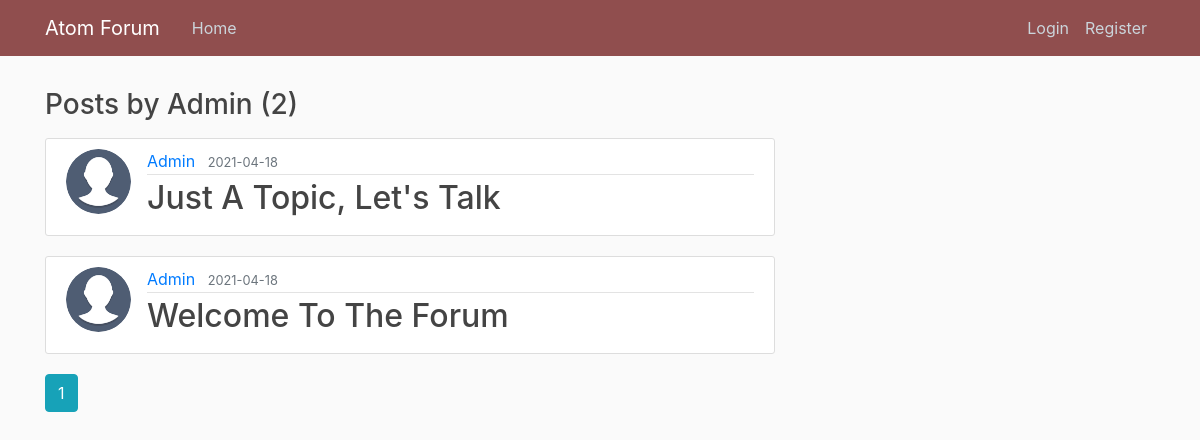
/user/Admin, run on the app's committed database.
### app/models.py (models this page shows, shortened)
class User(db.Model, UserMixin):
    id = db.Column(db.Integer, primary_key=True)
    username = db.Column(db.String(20), unique=True, nullable=False)
    email = db.Column(db.String(120), unique=True, nullable=False)
    password = db.Column(db.String(120), nullable=False)
    image_file = db.Column(db.String(20), nullable=False, default='default.jpg')
    posts=  db.relationship('Post', backref='author', lazy=True)
    comments=  db.relationship('Comment', backref='authorCom', lazy=True)

class Post(db.Model):
    id = db.Column(db.Integer, primary_key=True)
    title = db.Column(db.String(100), nullable=False)
    date_posted = db.Column(db.DateTime, nullable=False, default=datetime.utcnow)
    content = db.Column(db.Text, nullable=False)
    user_id = db.Column(db.Integer, db.ForeignKey('user.id'), nullable=False)
    comments=  db.relationship('Comment', backref='thread', lazy=True)
    category_id = db.Column(db.Integer, db.ForeignKey('category.id'), nullable=False)

### app/users/routes.py (the view)
@users.route("/user/<string:username>")
def user_posts(username):
    page = request.args.get('page', 1, type=int)
    user = User.query.filter_by(username=username).first_or_404()
    posts = Post.query.filter_by(author=user)\
        .order_by(Post.date_posted.desc())\
        .paginate(page=page, per_page=5)
    return render_template('user_posts.html', posts=posts, user=user)

### app/templates/user_posts.html
{% extends "layout.html" %}
{% block content %}
    <h3 class="mb-3">Posts by {{ user.username }} ({{ posts.total }})</h3>
    {% for post in posts.items %}
        <article class="media content-section">
          <img class="rounded-circle article-img" src="{{ url_for('static', filename='profile_pics/' + post.author.image_file) }}">
          <div class="media-body">
            <div class="article-metadata">
              <a class="mr-2" href="{{ url_for('users.account_user', userid=post.author.id) }}">{{ post.author.username }}</a>
              <small class="text-muted">{{ post.date_posted.strftime('%Y-%m-%d') }}</small>
            </div>
            <h2><a class="article-title" href="{{ url_for('posts.post', post_id=post.id) }}">{{ post.title }}</a></h2>
          </div>
        </article>
    {% endfor %}
    {% for page_num in posts.iter_pages(left_edge=1, right_edge=1, left_current=1, right_current=2) %}
      {% if page_num %}
        {% if posts.page == page_num %}
          <a class="btn btn-info mb-4" href="{{ url_for('users.user_posts', username=user.username, page=page_num) }}">{{ page_num }}</a>
        {% else %}
          <a class="btn btn-outline-info mb-4" href="{{ url_for('users.user_posts', username=user.username, page=page_num) }}">{{ page_num }}</a>
        {% endif %}
      {% else %}
        ...
      {% endif %}
    {% endfor %}
{% endblock content %}

### app/static/style/main.css (style rules this page uses)
body { background: #fafafa; color: #333333; margin-top: 5rem; }
h1, h2, h3, h4, h5, h6 { color: #444444; }
.content-section { background: #ffffff; padding: 10px 20px; border: 1px solid #dddddd; border-radius: 3px; margin-bottom: 20px; }
.article-title { color: #444444; }
.article-img { height: 65px; width: 65px; margin-right: 16px; }
.article-metadata { padding-bottom: 1px; margin-bottom: 4px; border-bottom: 1px solid #e3e3e3 }

### data on the page
User: username "Admin"
Post: image_file (picture), author.username "Admin", date_posted "2021-04-18", title "Just A Topic, Let's Talk"
Post: image_file (picture), author.username "Admin", date_posted "2021-04-18", title "Welcome To The Forum"

### other printed values
{{ posts.total }} "2"
{{ page_num }} "1"
